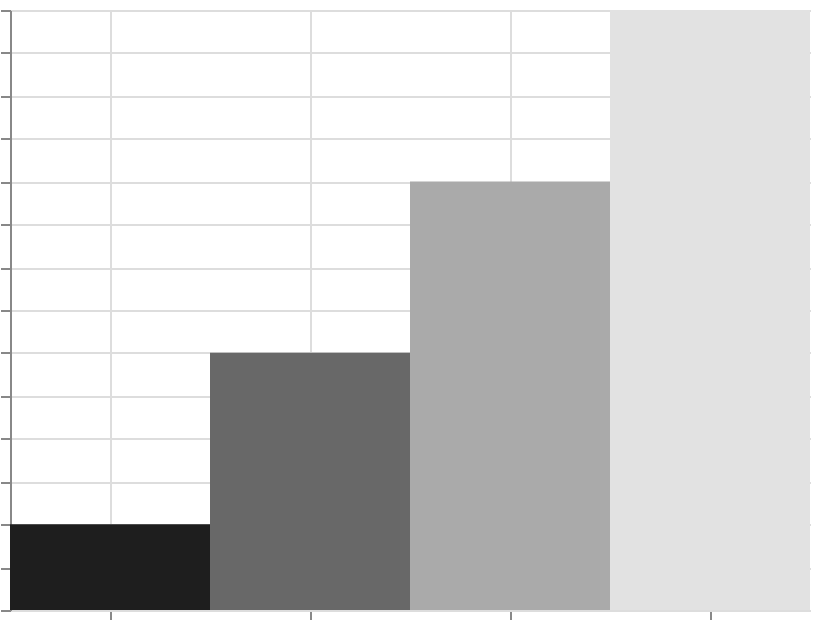

Source (Vega-Lite JSON):
### Vega specification from a JSON file in a GitHub repository (floating-point values rounded to 4 significant figures)
{"$schema": "https://vega.github.io/schema/vega/v6.json", "width": 400, "height": 300, "padding": 5, "autosize": "none", "data": [{"name": "table", "values": [{"cat": "A", "val": 10}, {"cat": "B", "val": 30}, {"cat": "C", "val": 50}, {"cat": "D", "val": 70}]}], "scales": [{"name": "x", "type": "band", "domain": {"data": "table", "field": "cat", "sort": true}, "range": "width"}, {"name": "y", "type": "linear", "domain": {"data": "table", "field": "val"}, "range": [{"signal": "height"}, 0], "zero": true, "nice": true}, {"name": "color", "type": "linear", "domain": {"data": "table", "field": "val"}, "reverse": true, "range": {"scheme": "greys"}}], "marks": [{"type": "rect", "from": {"data": "table"}, "encode": {"update": {"x": {"scale": "x", "field": "cat"}, "width": {"scale": "x", "band": 1}, "y": {"scale": "y", "field": "val"}, "y2": {"scale": "y", "value": 0}, "fill": {"scale": "color", "field": "val"}}}}], "axes": [{"scale": "x", "orient": "bottom", "grid": true, "labels": false}, {"scale": "y", "orient": "left", "grid": true, "labels": false}], "legends": [{"fill": "color"}]}
